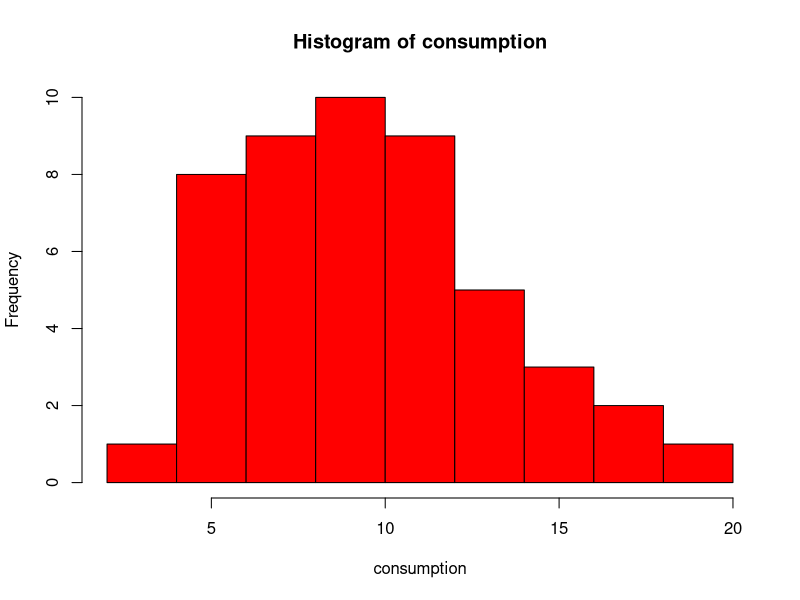
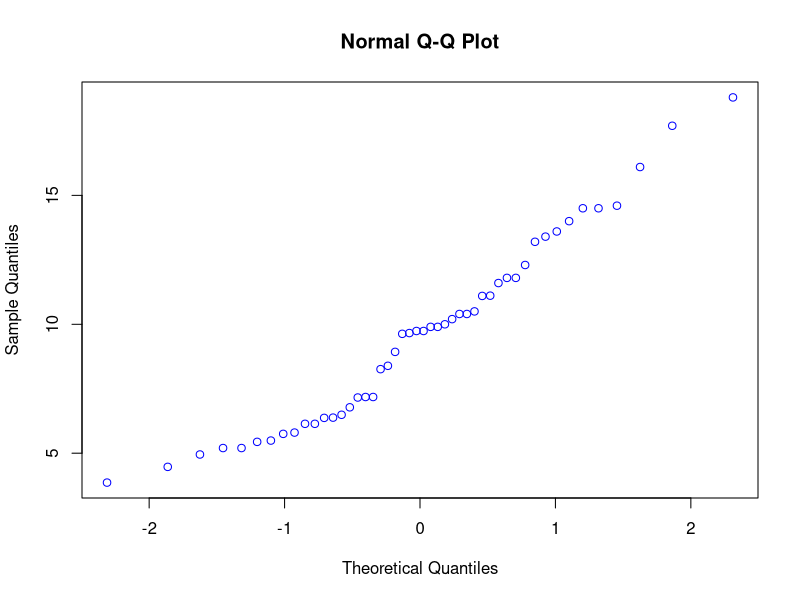
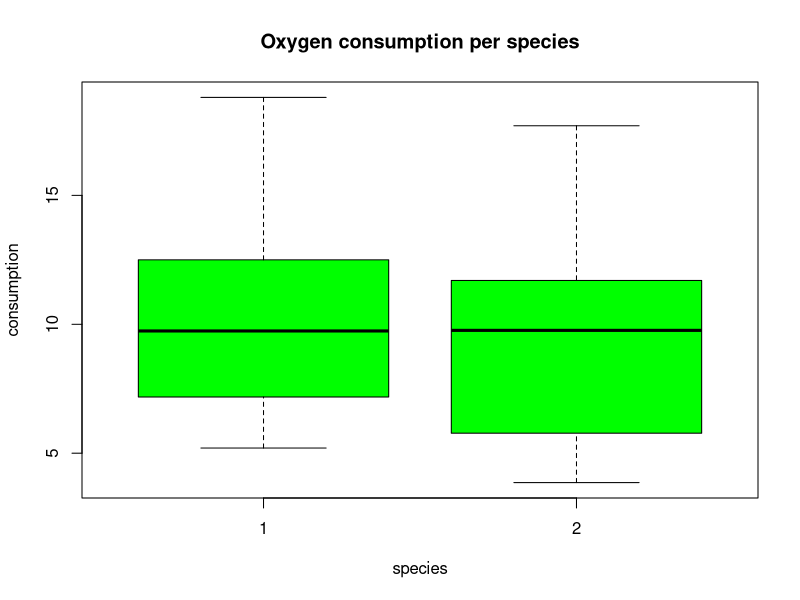

Reproduce these figures in R, in order.
#Autor: Lavinia Lavin
#Bioestadistica y visualizacion de datos. 8 de marzo 2025
#Paso 1
#Primero vamos a cargar las liberias necesarias
library(modeest)
library(plotrix)
library(stats) 
library(readxl)
#Paso 2
#Cargamos los datos crudos: Vamos a tener el oxigeno consumido, especies (2)
Copia_de_Oxygen_consumption <- read_excel("Copia de Oxygen consumption.xls")
#La naturaleza de nuestros datos: ¿Como se comportan?
#Paso 3
# Determinar que variables tenemos, adjuntar el set de datos que vamos a trabajar 
names<-Copia_de_Oxygen_consumption 
names 
attach(Copia_de_Oxygen_consumption)
#Paso 4
#Creamos un objeto con los datos de consumo de oxigeno (n total)
consumption<-Copia_de_Oxygen_consumption$consumption
#Paso 5
#Obtener nuestros primeros valores (Promedio, Varianza, Error estandar)
mean(consumption)
var(consumption)
sd(consumption)
#Paso 6
#Ver como se comportan mis datos visualmente (Histograma)
hist(consumption, col= "red")
#Paso 7
#Comprobar la normalidad de mis datos (Shapiro test, qqplot)
shapiro.test(consumption)
qqnorm(consumption, col="blue")
#Paso 8
#Valores y caracteristicas de mis datos: Valores mas frecuentes, totalidad de mis datos 
mlv(consumption, method="mfv")
length(consumption)
#Paso 9
#Crear un objeto con mis datos (<-) para comenzar con las pruebas estadisticas parametricas 
d<-Copia_de_Oxygen_consumption
#Primera preuba estadistica: T de Student 
t.test(d)
#Si lo requerimos podemos hacer sub-conjuntos de nuestros datos con la funcion "subset"
sp1<-subset(d, species==1)
sp2<-subset(d, species==2) 
print(sp1)
print(sp2)
#Paso 10
#Mi primera visualizacion de datos: Boxplot
boxplot(consumption~species, col="green", main="Oxygen consumption per species")
#¿Como cambiamos los nombres de los ejes X y Y? xlab y ylab

#Existe relacion entre nuestras variables? Para esto podemos aplicar una preuba de ChiSQ (X2)
chisq.test(consumption)
#Existen diferencias entre que tanto varian nuestros datos? Podemos aplicar una preuba de F de Fisher, primero se tiene que hacer el calculo del valor estadistico
#Suponemos que nuestros datos tienen un nivel de confianza del 95%, esto se traduce a un  alfa de 0.05
alfa <- 0.05
n <- 143
d<-47
#Calculamos el valor critico de F con la siguiente formula:
valor_critico_F <- qf(1 - alfa, df1 = n, df2 = d) 
#Para ver nuestros resultados:
print(valor_critico_F)
#Existen diferencias entre nuestras especies y su consumo de oxigeno? Podemos aplicar una ANOVA
#Primero creamos el objeto y con la funcion "aov" determinamos que variables se quieren 
anova<-aov(species~consumption) 
#Para ver nuestros resultados utilizamos la funcion "summary"
summary(anova)
